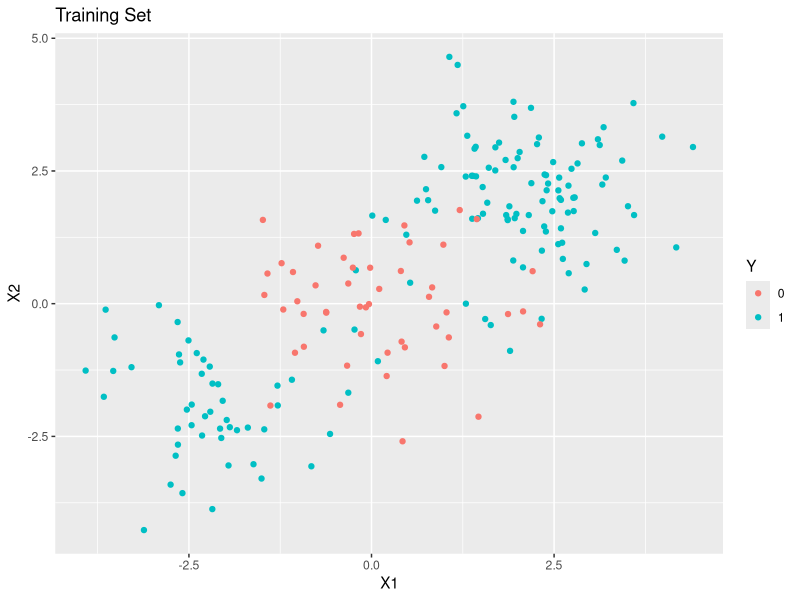
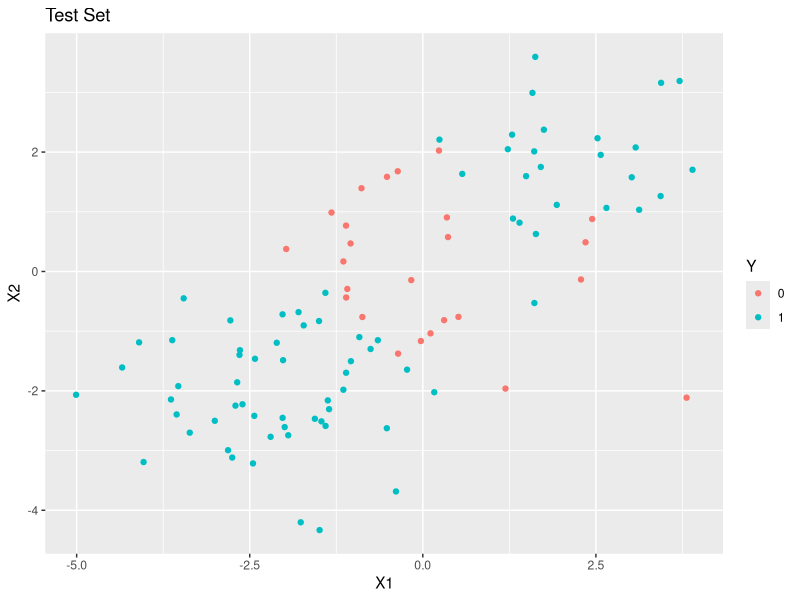

These charts were generated, in order, by the following R code: (Note: this script raises an error after producing the figures.)
## ---- chunk 1
#rm(list = ls())
library(plyr)
library(dplyr)
library(pROC)
library(caret)
library(ggplot2)
library(ROCR)
library(tidyverse)


# set a seed
set.seed(1)

# ---- Create a training set ---- #
# create a matrix with 200 rows and two colums with values sampled from a normal distribution.
x <- matrix(rnorm(200*2), ncol = 2)
# Introduce some non-linearity where we move points around
x[1:100,] <- x[1:100,] + 2
x[101:150,] <- x[101:150,] -2
# assign class labels
y <- c(rep(1, 150), rep(0, 50))
# this forms a training set
d.train <- data.frame(x = x, y = as.factor(y))
names(d.train) <- c("X1", "X2", "Y")


# ---- Create a test set ---- #
# create a matrix with 100 rows and two colums with values sampled from a normal distribution.
x <- matrix(rnorm(100*2), ncol = 2)
# Introduce some non-linearity where we move points around
x[1:25,] <- x[1:25,] + 2 # moves points to the top-right of a 2D space
x[26:75,] <- x[26:75,] -2 # moves points to the bottom-left of a 2D space
# assign class labels
y <- c(rep(1, 75), rep(0, 25)) 
# this forms a testing set
d.test <- data.frame(x = x, y = as.factor(y))
names(d.test) <- c("X1", "X2", "Y")
## ---- chunk 2
# Insert your code below


p <- ggplot(d.train, aes(y = X2, x = X1, color = Y)) +  geom_point() 
p + ggtitle("Training Set")



q <- ggplot(d.test, aes(y = X2, x = X1, color = Y)) +  geom_point() 
q + ggtitle("Test Set")



## ---- chunk 3
# Insert your code below
#Converting the response variables to class labels as recognized by caret
d.train$Y <-ifelse(d.train$Y==1, "Yes", "No")
d.test$Y <-ifelse(d.test$Y==1, "Yes", "No")


fit_control <-trainControl(method = "cv",number = 3,classProbs = TRUE,summaryFunction = twoClassSummary)
nnet_params <-expand.grid(size =seq(from = 2, to = 50, by = 1), decay = 5e-4)
#Look at the parameters nnnet parameters
head(nnet_params)

m.ann <-train(Y ~., data = d.train, method = "nnet", metric = "ROC",trControl = fit_control, tuneGrid = nnet_params, trace = FALSE)
#Looking at ROC values for each number of hidden layers chosen
print((m.ann))
#Print the final model
print(summary(m.ann$finalModel))


test_predictions <-predict(m.ann, newdata = d.test, type = "prob")
#Look at the head of predictions made
head(test_predictions)

d.test$predict_Y <- test_predictions$Yes

pred_roc <-roc(response=d.test$Y, predictor = d.test$predict_Y, direction = "<")
#paste("AUC :",auc(pred_roc))
ci_auc <- ci.auc(pred_roc)
cat("95% CI: ", ci_auc, "\n")

#As the final model output says, its a 2-2-1 model with 5 weights which means that there are 2 hidden layers in the final model as that has the highest ROC as shown by printing the m.ann.
#Top three hideen layer sizes with ROCs
print(m.ann$resample)

## ---- chunk 4
# set a seed
set.seed(1)

# ---- Create a training set ---- #
# create a matrix with 200 rows and two colums with values sampled from a normal distribution.
x <- matrix(rnorm(200*2), ncol = 2)
# Introduce some non-linearity where we move points around
x[1:100,] <- x[1:100,] + 2
x[101:150,] <- x[101:150,] -2
# assign class labels
y <- c(rep(1, 150), rep(0, 50))
# this forms a training set
d.train <- data.frame(x = x, y = as.factor(y))
names(d.train) <- c("X1", "X2", "Y")


# ---- Create a test set ---- #
# create a matrix with 100 rows and two colums with values sampled from a normal distribution.
x <- matrix(rnorm(100*2), ncol = 2)
# Introduce some non-linearity where we move points around
x[1:25,] <- x[1:25,] + 2 # moves points to the top-right of a 2D space
x[26:75,] <- x[26:75,] -2 # moves points to the bottom-left of a 2D space
# assign class labels
y <- c(rep(1, 75), rep(0, 25)) 
# this forms a testing set
d.test <- data.frame(x = x, y = as.factor(y))
names(d.test) <- c("X1", "X2", "Y")
## ---- chunk 5
# Insert your code below

glm.out <- glm(d.train, formula = Y ~., family = 'binomial')
#summary(glm.out)


d.test$pred_Y <- predict.glm(glm.out, newdata = d.test, type = "response")
pred <- roc(response = d.test$Y, predictor = d.test$pred_Y, direction = "<")
#Determine the best cutoff value by using the pROC package
x <- coords(pred, "best", ret = "threshold")
cat("Best threshold is :", x, "\n")

auc_logit <- auc(actual = d.test$Y, predicted  = d.test$pred_Y)
auc_logit

#plot(roc(response = d.test$Y, predictor = d.test$pred_Y, print.auc = TRUE), col="yellow", lwd=3, main="The turtle finds its way")
pred1 <- prediction(d.test$pred_Y, d.test$Y)
perf1 <- performance(pred1,"tpr","fpr")
plot(perf1)
#Storing all values of TPR and FPR in a data frame to see cut-off points that maximize TPR and minimize FPR
cutoffs <- data.frame(cut=perf1@alpha.values[[1]], fpr=perf1@x.values[[1]], 
                     tpr=perf1@y.values[[1]])


## ---- chunk 6
#It would be safe to use the threshold cut-off as 0.79 to maximize AUC from our logistic regression model as determined by the pROC package above using coords function

d.test$pred_Y <- ifelse(d.test$pred_Y >= 0.79, 1, 0)

pred_new <- roc(response = d.test$Y, predictor = d.test$pred_Y, direction = "<")
auc_new <- auc(pred_new)
auc_new
ci_auc_perf <- ci.auc(pred_new)
ci_auc_perf
